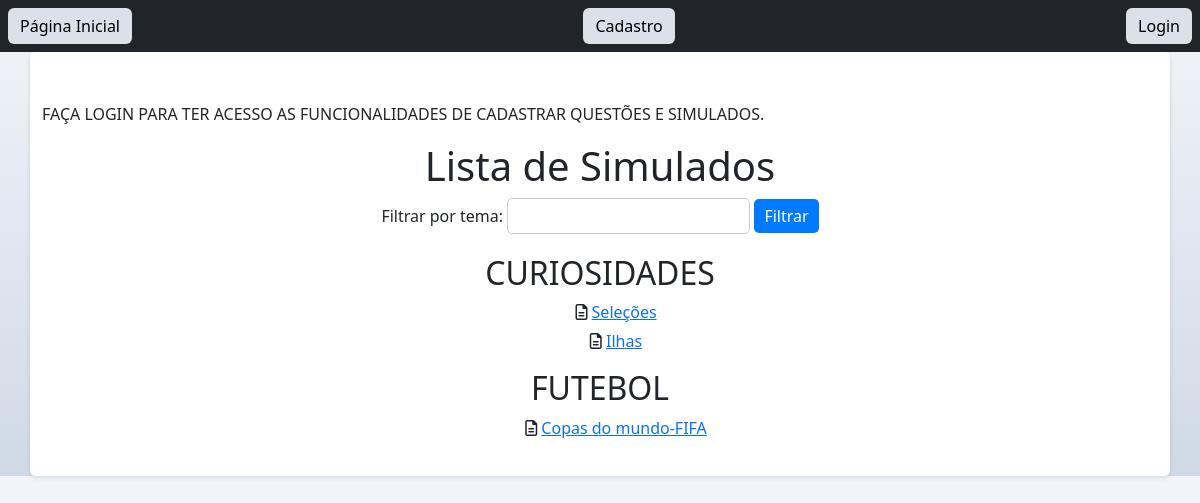
Before: /simulados/ with the older database file.
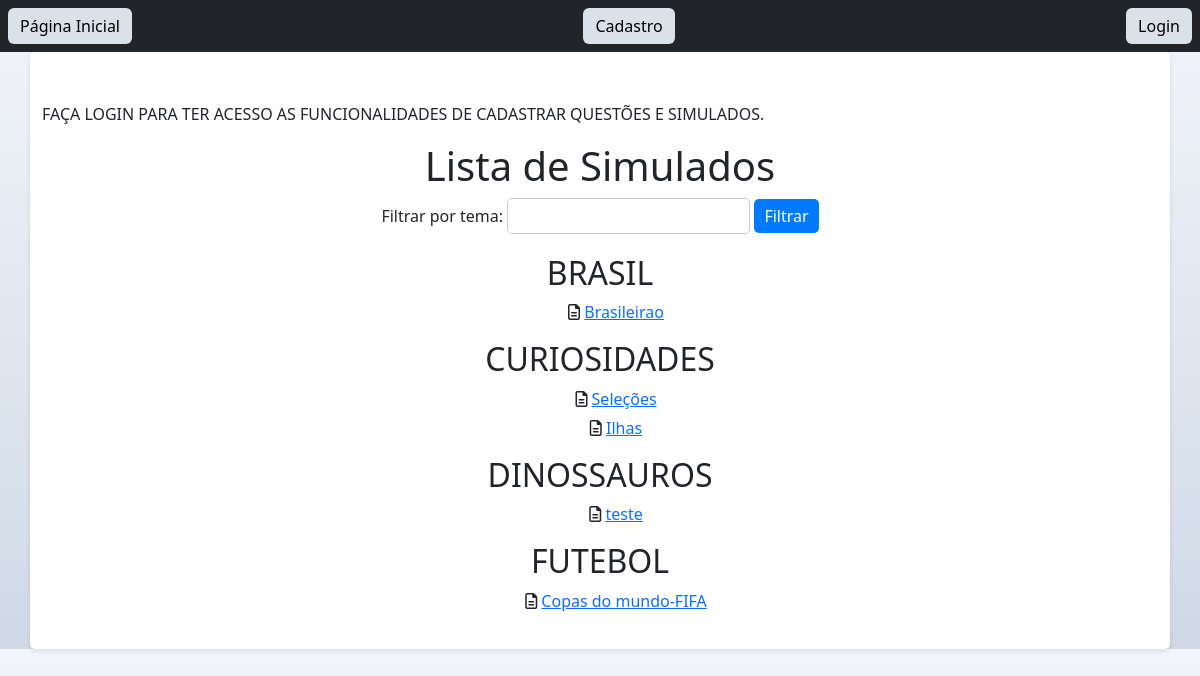
After: the same page with the newer database file.
### simulados/models.py (models this page shows, shortened)
class Simulado(models.Model):
    nome = models.CharField(max_length=100)
    questoes = models.ManyToManyField(Questao)
    tema = models.CharField(max_length=50, default='Tema')

### simulados/views.py (the view)
# urls.py: path('simulados/', views.listar_simulados, name='listar_simulados'),
def listar_simulados(request):
    temas = Simulado.objects.values_list('tema', flat=True).distinct()
    simulados = Simulado.objects.all()
    tema_filtrado = request.GET.get('tema')
    if tema_filtrado:
        simulados = simulados.filter(tema__istartswith=tema_filtrado)
    simulados = sorted(simulados, key=lambda simulado: simulado.tema)
    simulados_agrupados = {}
    for tema, grupo_simulados in groupby(simulados, key=lambda simulado: simulado.tema):
        simulados_agrupados[tema] = list(grupo_simulados)
    return render(request, 'listar_simulados.html', {'simulados_agrupados': simulados_agrupados, 'temas': temas})

### simulados/templates/listar_simulados.html (shortened to what this page needs)
<!DOCTYPE html>
<html>
<head>
    <link href="https://cdn.jsdelivr.net/npm/bootstrap@5.3.1/dist/css/bootstrap.min.css" rel="stylesheet">
    <link href="https://cdnjs.cloudflare.com/ajax/libs/font-awesome/6.0.0-beta3/css/all.min.css" rel="stylesheet">
</head>
<body>
    {% include 'navbar.html' %}
    <div class="container">
        <div>
            <p>FAÇA LOGIN PARA TER ACESSO AS FUNCIONALIDADES DE CADASTRAR QUESTÕES E SIMULADOS.</p>
        </div>
        <h1>Lista de Simulados</h1>
        <form method="get">
            <label for="tema">Filtrar por tema:</label>
            <input type="text" name="tema" id="tema">
            <input type="submit" value="Filtrar">
        </form>
        {% for tema, simulados in simulados_agrupados.items %}
        <h2>{{ tema }}</h2>
        <ul>
            {% for simulado in simulados %}
            <li>
                <i class="far fa-file-alt"></i>
                <a href="{% url 'detalhes_simulado' simulado.id %}">
                    {{ simulado.nome }}
                </a>
            </li>
            {% endfor %}
        </ul>
        {% endfor %}
    </div>
</body>
</html>

Changed rows visible on the page:
added Simulado: tema "BRASIL", nome "Brasileirao"
added Simulado: tema "DINOSSAUROS", nome "teste"
